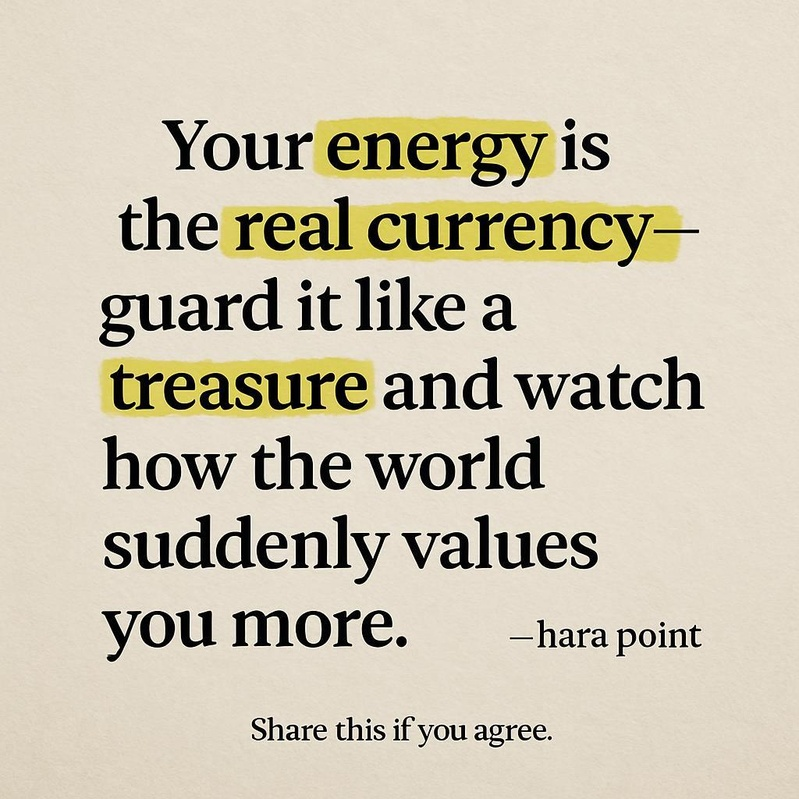
#> input picture generated_image_1.jpeg, 799 x 799 px, shrunk from 1024 x 1024 before the run
$ python im.py
#> lines starting #> are read from the running program, lines starting #| are printed output that depends on the picture
from PIL import Image, ImageDraw, ImageFont

# Load original image
img = Image.open("generated_image_1.jpeg")
#> img is the input picture: PIL image 799x799 RGB; mean R, G, B 207.7, 199.5, 179.8

# Set up font
font_path = "/usr/share/fonts/truetype/dejavu/DejaVuSans-Bold.ttf"
font_size = 50
font = ImageFont.truetype(font_path, font_size)

# Title text
title_text = "I'm trying to be better:"
padding = 30

# Measure text size using textbbox
draw = ImageDraw.Draw(img)
bbox = draw.textbbox((0, 0), title_text, font=font)
#> bbox = (0, 9, 649, 58)
text_width = bbox[2] - bbox[0]
#> text_width = 649
text_height = bbox[3] - bbox[1]
#> text_height = 49

# Create new image with space for title
new_height = img.height + text_height + padding * 2
#> new_height = 908
new_img = Image.new("RGB", (img.width, new_height), color="white")
#> new_img: PIL image 799x908 RGB; every value is 255

# Paste original image below the title area
new_img.paste(img, (0, text_height + padding * 2))
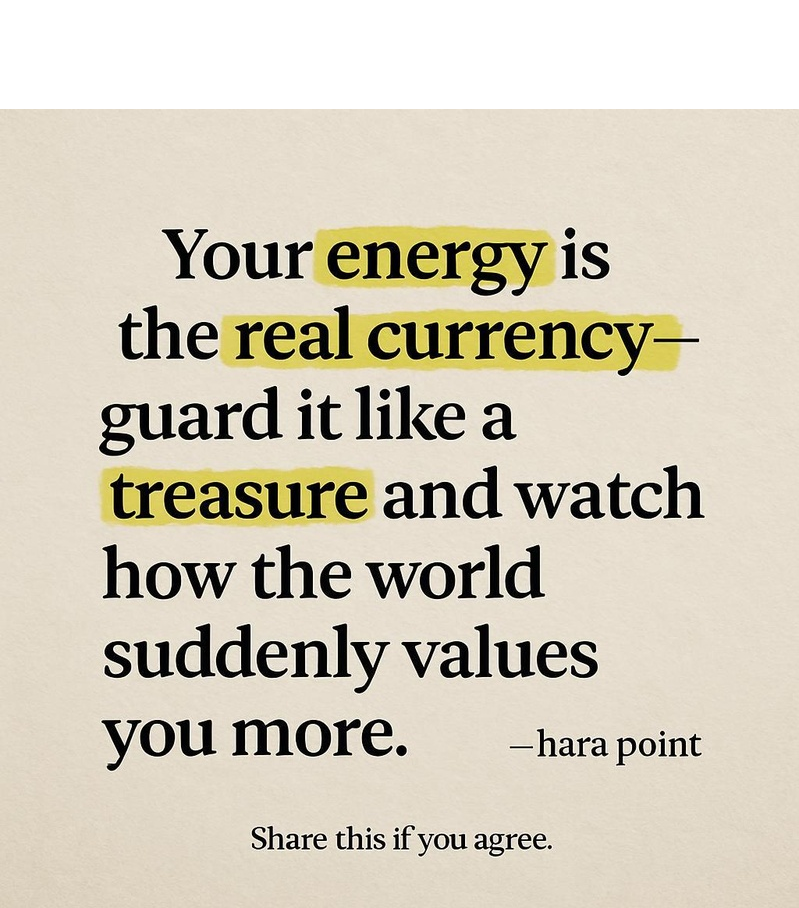
#> new_img: PIL image 799x908 RGB; mean R, G, B 213.4, 206.2, 188.9

# Draw title text (centered horizontally)
draw = ImageDraw.Draw(new_img)
text_x = (img.width - text_width) // 2
#> text_x = 75
text_y = padding
draw.text((text_x, text_y), title_text, font=font, fill="black")

# Save the result
output_path = "quote_with_title.jpg"
new_img.save(output_path)
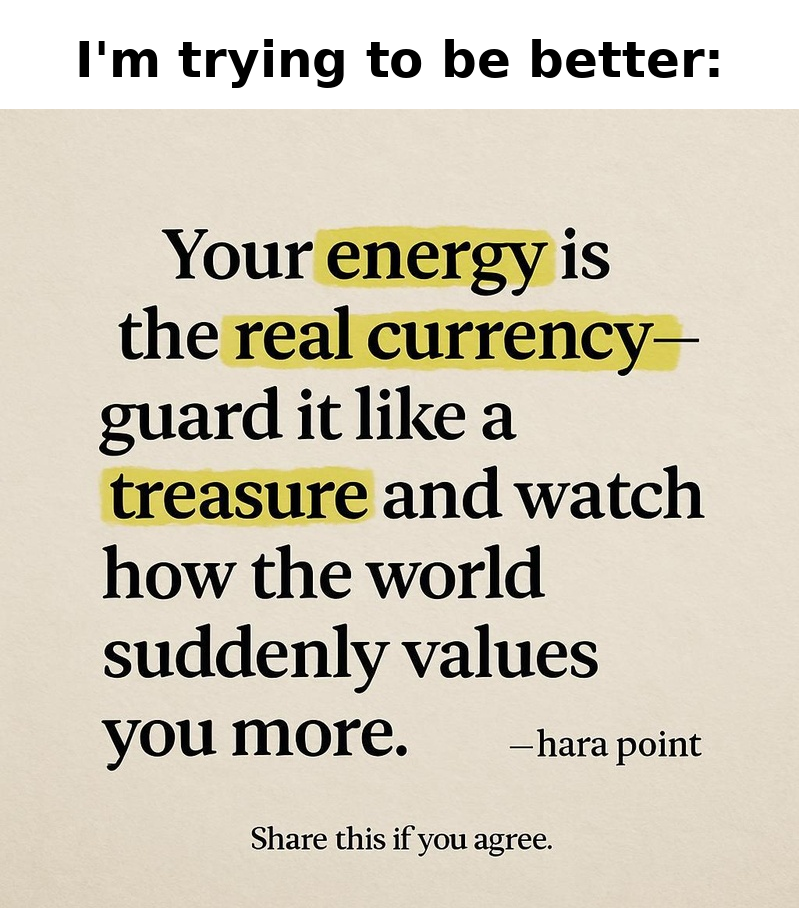
#> saved as quote_with_title.jpg: PIL image 799x908 RGB; mean R, G, B 210.1, 202.9, 185.6
print(f"Saved with title at: {output_path}")
